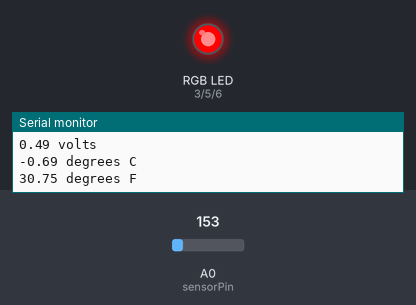
The sketch below on a simulated Arduino Pro Mini, built with avr-gcc and run on an emulated ATmega328P. Parts: an RGB LED mixed from three pins (HIGH = lit), the last lines printed to the serial monitor. The inputs (shaded band) are chosen by the test bench; at power-on: A0 (sensorPin) = 153.

Above: at 1.2 s.
1.3 s: A0 (sensorPin) set to 163
At 3.8 s:
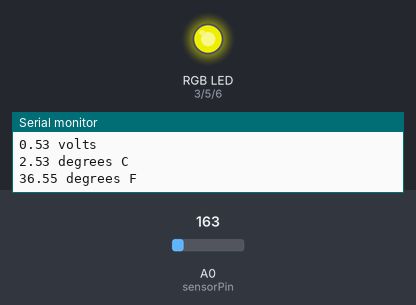
4.3 s: A0 (sensorPin) set to 191
At 6.9 s:
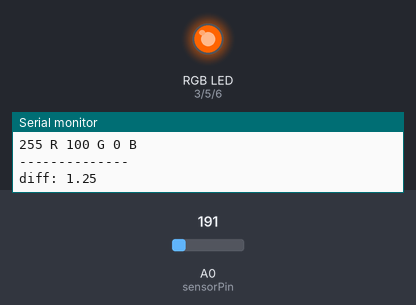
7.3 s: A0 (sensorPin) set to 182
At 10.1 s:
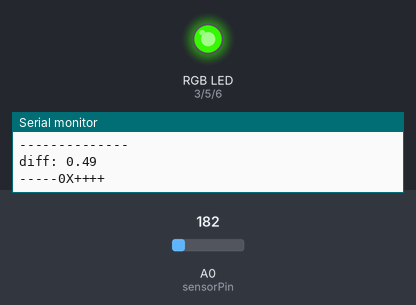
10.3 s: A0 (sensorPin) set to 221
At 12.3 s:
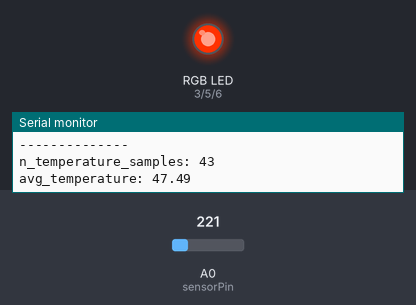
13.3 s: A0 (sensorPin) set to 217
At 16.2 s:
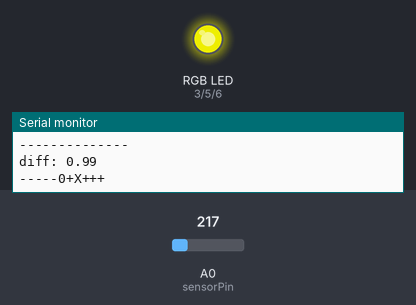
16.3 s: A0 (sensorPin) set to 175
At 19.3 s:
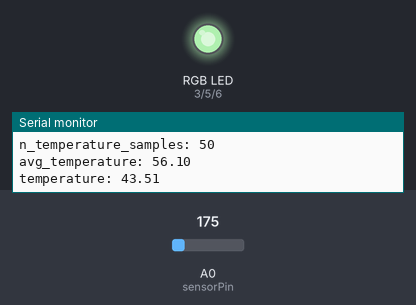
Timing chart, 0 to 20.3 s (numbered marks = the images above; inputs shaded):
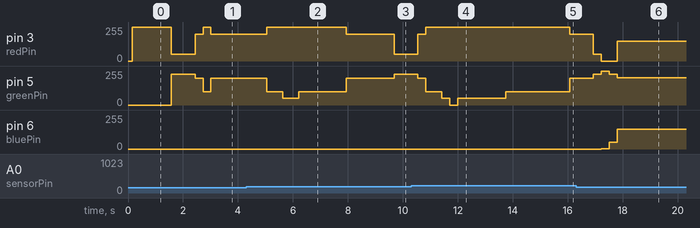

Measured:
- the behaviour switches between 153 and 154 on A0 (sensorPin) (found by bisection; images 0 and 1)
- the behaviour switches between 183 and 182 on A0 (sensorPin) (found by bisection; images 2 and 3)
- the behaviour switches between 218 and 217 on A0 (sensorPin) (found by bisection; images 4 and 5)
- after the input at 1.3 s, pin 3 (redPin): 255/255 → 50/255 after 0.28 s, → 200/255 0.86 s later, → 255/255 0.29 s later, → 200/255 0.29 s later; pin 5 (greenPin): 0/255 → 230/255 after 0.28 s, → 200/255 0.86 s later, → 100/255 0.29 s later, → 200/255 0.29 s later
- after the input at 4.3 s, pin 3 (redPin): 200/255 → 255/255 after 0.75 s; pin 5 (greenPin): 200/255 → 100/255 after 0.75 s, → 50/255 0.58 s later, → 100/255 0.58 s later
- after the input at 7.3 s, pin 3 (redPin): 255/255 → 200/255 after 0.64 s instead of 1.2 s; pin 5 (greenPin): 100/255 → 200/255 after 0.64 s instead of 1.2 s
- after the input at 10.3 s, pin 3 (redPin): 50/255 → 200/255 after 0.25 s, → 255/255 0.29 s later; pin 5 (greenPin): 230/255 → 200/255 after 0.25 s, → 100/255 0.29 s later, → 50/255 0.58 s later, → 0/255 0.29 s later, … (5 changes in this stretch)
- after the input at 13.3 s, pin 3 (redPin): 255/255 → 200/255 after 2.8 s
- after the input at 16.3 s, pin 3 (redPin): 200/255 → 50/255 after 0.63 s, → 0/255 0.29 s later, → 150/255 0.58 s later; pin 5 (greenPin): 200/255 → 230/255 after 0.63 s, → 255/255 0.29 s later, → 230/255 0.29 s later, → 206/255 0.29 s later; pin 6 (bluePin): 0/255 → 1/255 after 0.92 s, → 50/255 0.29 s later, → 150/255 0.29 s later

The sketch:

wx_wand_1.ino
```cpp
/*
The Weather Wand!

A small wand that lights up at the tip based on if it is hot or cold.

Hot and cold are determined by the standard deviation from the average of the 50 most recent temperature samples.

Hardware: An Arduino pro mini with a TMP36 temp sensor and an common cathode RGB LED.

By: Dan Fein with great super math help from John Celenza.


*/


//________________Setup________________________

int DEBUG = 1;      // DEBUG counter; if set to 1, will write values back via serial

// Init the Pins used for PWM
const int redPin = 3;
const int greenPin = 5;
const int bluePin = 6;

//Temp sensor stuff
int sensorPin = 0; //TMP36
float tempF;
float tempC;

// Vars for the color output
int redVal = 0;
int grnVal = 0;
int bluVal = 0;

//delay var
int del = 80;

//statistics
int max_samples = 50;
int temperature_samples[50];
int n_temperature_samples = 0;
int i_temperature_samples = 0;
float stddev_temperature = 5;
float avg_temperature = 50;
float tempF_recent = 0;

//________________Run Time________________________

void setup()
  {
    pinMode(redPin, OUTPUT);
    pinMode(greenPin, OUTPUT);
    pinMode(bluePin, OUTPUT);

    if (DEBUG) {         // If we want to see values for debugging...
    Serial.begin(9600);  // ...set up the serial ouput
    Serial.println("Starting");
    }
  }

void loop()
  {
    getTemp();

    temperature_samples[i_temperature_samples] = tempF;
    i_temperature_samples++;
    if (n_temperature_samples < max_samples) {
          n_temperature_samples++;
    }
    if (i_temperature_samples >= max_samples) {
       i_temperature_samples = 0;
    }

    computeStdDev();

    tempColor();

    delay(del);
  }

// ---------------- Function Fun --------------------


void getTemp()
    {
     //getting the voltage reading from the temperature sensor
     int reading = analogRead(sensorPin);

     // converting that reading to voltage, for 3.3v arduino use 3.3, for 5v use 5
     float voltage = reading * 3.3;
     voltage /= 1024.0;

     // now kick out the temperature
     tempC = (voltage - 0.5) * 100 ;  //converting from 10 mv per degree with 500 mV offset
                                      //to degrees ((voltage - 500mV) times 100)

     // Convert to Fahrenheit
     tempF = (tempC * 9.0 / 5.0) + 32.0;

    if (DEBUG)   // If we want to print it all to console...
      {
      Serial.println("++++++++++++++");
      Serial.print(voltage); Serial.println(" volts");
      Serial.print(tempC); Serial.println(" degrees C");
      Serial.print(tempF); Serial.println(" degrees F");
      Serial.print(tempF_recent); Serial.println(" degrees F (recent)");

      Serial.println("--------------");
      }

    }

void computeStdDev() {
  int i;
  avg_temperature = 0;
  for (i = 0; i < n_temperature_samples; i++){
    avg_temperature = avg_temperature + temperature_samples[i];
  }
  avg_temperature = avg_temperature / n_temperature_samples;

  stddev_temperature = 0;
  for (i = 0; i < n_temperature_samples; i++){
    stddev_temperature = stddev_temperature + (temperature_samples[i] - avg_temperature) * (temperature_samples[i] - avg_temperature);
  }

  stddev_temperature = stddev_temperature / n_temperature_samples;
  stddev_temperature = sqrt(stddev_temperature);

  int start_i = i_temperature_samples - 5;
  if (start_i < 0) {
    start_i = 0;
  }

  if (i_temperature_samples - start_i > 0){

    tempF_recent = 0;
    for (i = start_i; i < i_temperature_samples; i++) {
      tempF_recent = tempF_recent + temperature_samples[i];
    }
    tempF_recent /= (i_temperature_samples - start_i);

  } else {
    tempF_recent = tempF;
  }

    if (DEBUG)   // If we want to print it all to console...
    {
     Serial.print("n_temperature_samples: ");
     Serial.println(n_temperature_samples);
     Serial.print("avg_temperature: ");
     Serial.println(avg_temperature);
     Serial.print("temperature: ");
     Serial.println(tempF);
     Serial.print("i: ");
     Serial.println(i_temperature_samples);
     Serial.print("stddev_temperature: ");
     Serial.println(stddev_temperature);
    }
}

//Set the RGB color based on standard deviation distance from average temp
void tempColor()
  {
    float diff = (tempF_recent - avg_temperature) / stddev_temperature;

        if(diff < -2.5) {
            setColor(255, 0, 255);
        } else if (diff < -2.0) {
            setColor(0, 100, 255);
        } else if (diff < -1.5) {
            setColor(0, 157, 200);
        } else if (diff < -1.0) {
            setColor(150, 206, 150);
        } else if (diff < -0.5) {
            setColor(0, 230, 50);
        } else if (diff < 0.0) {      // 0 = Avg
            setColor(0, 255, 1);
        } else if (diff < 0.5) {
            setColor(50, 230, 0);
        } else if (diff< 1.0) {
            setColor(200, 200, 0);
        } else if (diff < 1.5) {
            setColor(255, 100, 0);
        } else if (diff < 2.0) {
            setColor(255, 50, 0);
        } else {
            setColor(255, 0, 0); //max out color
        }

       if (DEBUG)   // Standard deviation visualizer
        {
         Serial.print("diff: ");
         Serial.println(diff);

          if(diff < -2.5) {
              Serial.println("X----0+++++");
          } else if (diff < -2.0) {
              Serial.println("-X---0+++++");
          } else if (diff < -1.5) {
              Serial.println("--X--0+++++");
          } else if (diff < -1.0) {
              Serial.println("---X-0+++++");
          } else if (diff < -0.5) {
              Serial.println("----X0+++++");
          } else if (diff < 0.0) {
              Serial.println("-----0+++++");
          } else if (diff < 0.5) {
              Serial.println("-----0X++++");
          } else if (diff< 1.0) {
              Serial.println("-----0+X+++");
          } else if (diff < 1.5) {
              Serial.println("-----0++X++");
          } else if (diff < 2.0) {
              Serial.println("-----0+++X+");
          } else {
              Serial.println("X----0++++X");
          }
        }
   }

//Send the RGB value to the color pins
void setColor(int r, int g, int b) //0-255 input
    {
      // plug it in
      int redVal = r;
      int grnVal = g;
      int bluVal = b;

      analogWrite(redPin, redVal);   // Write current values to LED pins
      analogWrite(greenPin, grnVal);
      analogWrite(bluePin, bluVal);

      if (DEBUG)   // If we want to print it all to console...
        {
         Serial.print(redVal); Serial.print(" R ");
         Serial.print(grnVal); Serial.print(" G ");
         Serial.print(bluVal); Serial.println(" B ");
         Serial.println("--------------");
        }
    }
```
